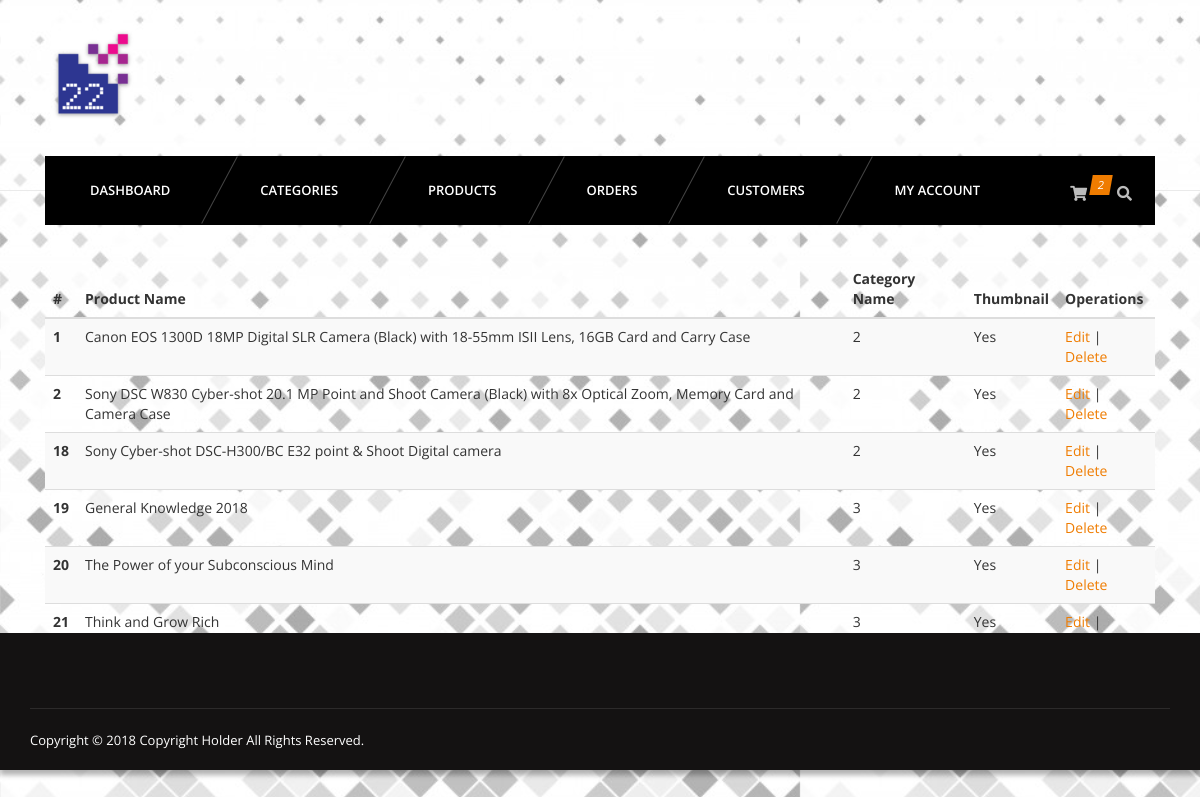
/admin/products.php (signed in), run on an earlier commit of the app's database.
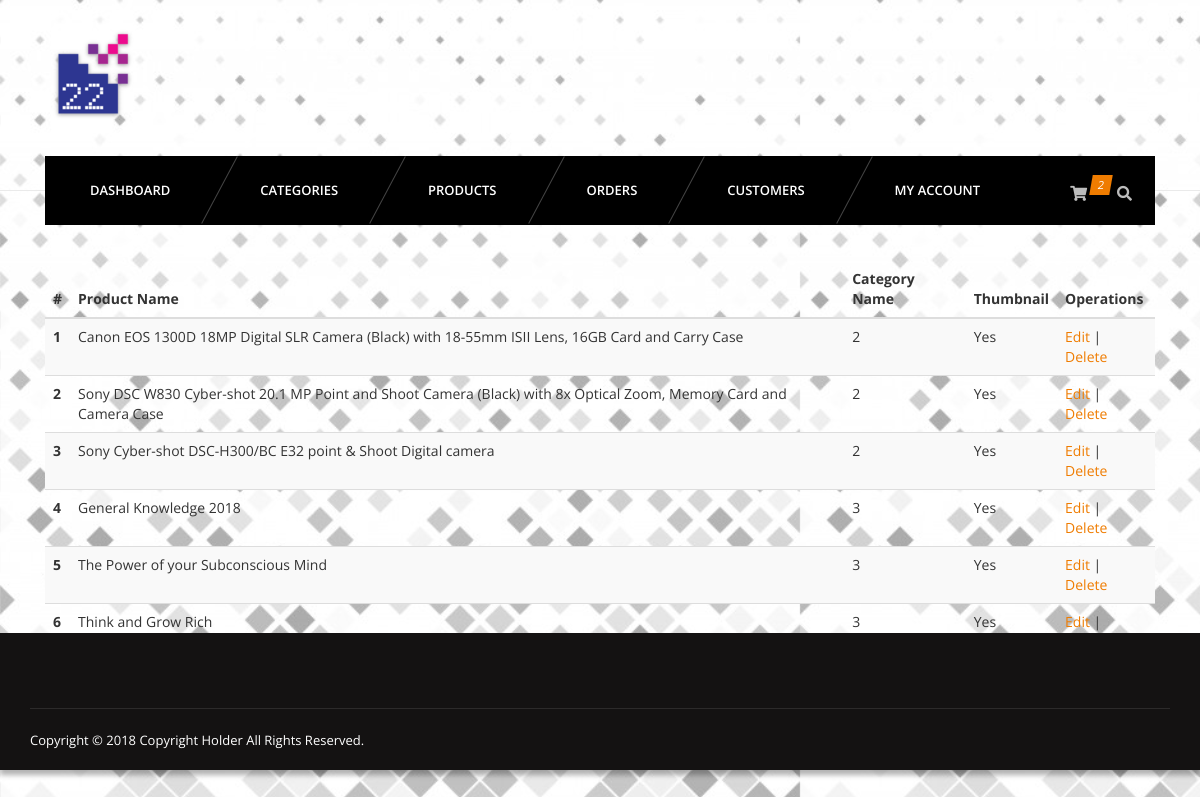
And on a later commit of the database.
### tables this page shows
CREATE TABLE IF NOT EXISTS `products` (
  `id` INT(11) NOT NULL AUTO_INCREMENT,
  `name` VARCHAR(255) NOT NULL,
  `catid` INT(11) NOT NULL,
  `price` VARCHAR(255) NOT NULL,
  `thumb` VARCHAR(255) NOT NULL,
  `description` VARCHAR(255) NOT NULL,
  PRIMARY KEY (`id`),
  INDEX `fk_catid_category_id_idx` (`catid` ASC),
  CONSTRAINT `fk_products_catid_category_id`
    FOREIGN KEY (`catid`)
    REFERENCES `category` (`id`));

### admin/products.php (the view, shortened to what this page needs)
<?php
require_once '../config/connect.php';
?>
<?php include 'inc/header.php'; ?>
<?php include 'inc/nav.php'; ?>
<section id="content">
    <div class="content-blog">
        <div class="container">
            <table class="table table-striped">
                <thead>
                    <tr>
                        <th>#</th>
                        <th>Product Name</th>
                        <th>Category Name</th>
                        <th>Thumbnail</th>
                        <th>Operations</th>
                    </tr>
                </thead>
                <tbody>
                    <?php
                    $sql = "SELECT * FROM products";
                    $res = mysqli_query($connection, $sql);
                    while ($r = mysqli_fetch_assoc($res)) {
                        ?>
                        <tr>
                            <th scope="row"><?php echo $r['id']; ?></th>
                            <td><?php echo $r['name']; ?></td>
                            <td><?php echo $r['catid']; ?></td>
                            <td><?php if ($r['thumb']) {
                                echo "Yes";
                            } else {
                                echo "No";
                            } ?></td>
                            <td><a href="editproduct.php?id=<?php echo $r['id']; ?>">Edit</a> | <a href="delproduct.php?id=<?php echo $r['id']; ?>">Delete</a></td>
                        </tr>
                        <?php
                    } ?>
                </tbody>
            </table>
        </div>
    </div>
</section>
<?php include 'inc/footer.php'; ?>

### admin/inc/header.php (shortened to what this page needs)
<!DOCTYPE html>
	<html>
<head>
    <link rel="stylesheet" href="../css/bootstrap.css">
    <link rel="stylesheet" href="../font-awesome/css/font-awesome.min.css">
    <link rel="stylesheet" href="../js/isotope/isotope.css">
    <link rel="stylesheet" href="../js/flexslider/flexslider.css">
    <link rel="stylesheet" href="../js/owl-carousel/owl.carousel.css">
    <link rel="stylesheet" href="../js/owl-carousel/owl.theme.css">
    <link rel="stylesheet" href="../js/owl-carousel/owl.transitions.css">
    <link rel="stylesheet" href="../js/superfish/css/megafish.css" media="screen">
    <link rel="stylesheet" href="../js/superfish/css/superfish.css" media="screen">
    <link rel="stylesheet" href="../js/pikaday/pikaday.css">
    <link rel="stylesheet" href="../css/settings-panel.css">
    <link rel="stylesheet" href="../css/style.css">
    <link rel="stylesheet" href="../css/light.css">
    <link rel="stylesheet" href="../css/responsive.css">
</head>
    <body class="multi-page">
        <div id="wrapper" class="wrapper">
            <header id="header2">
                <div class="container">
                    <div class="row">
                        <div class="col-md-3 col-xs-5 logo">
                            <a href="http://localhost/ecomphp/admin"><img src="<?php echo getenv('STORE_URL'); ?>/assets/images/logo.png" class="img-responsive" alt=""/></a>
                        </div>
                        <div class="col-md-9 col-xs-7">
                        </div>
                    </div>

### admin/inc/nav.php (shortened to what this page needs)
        <div class="menu-wrap">
            <ul class="sf-menu">
                <li>
                    <a href="index.php">Dashboard</a>
                </li>
                <li>
                    <a href="#">Categories</a>
                </li>
                <li>
                    <a href="#">Products</a>
                </li>
                <li>
                    <a href="#">Orders</a>
                </li>
                <li>
                    <a href="#">Customers</a>
                </li>
                <li>
                    <a href="#">My Account</a>
                </li>
            </ul>
            <div class="header-xtra">
                <div class="s-cart">
                    <div class="sc-ico"><i class="fa fa-shopping-cart"></i><em>2</em></div>
                </div>
                <div class="s-search">
                    <div class="ss-ico"><i class="fa fa-search"></i></div>
                </div>
            </div>
        </div>
    </div>
</header>

### admin/inc/footer.php (shortened to what this page needs)
        <footer id="footer2">
            <div class="footer-bottom container">
                <div class="row">
                    <div class="col-md-6">
                        <p>Copyright &copy; 2018 Copyright Holder All Rights Reserved.</p>
                    </div>
                    <div class="col-md-6">
                    </div>
                </div>
            </div>
        </footer>
    </div>
    </body>
</html>

### assets/js/superfish/css/megafish.css (style rules this page uses)
.sf-menu { position: relative; margin: 0; padding: 0; list-style: none; }
.sf-menu > li { float: left; }
.sf-menu > li > a { display: block; position: relative; }
.sf-menu { float: left; margin-bottom: 1em; width: 100%; }
.sf-menu > li > a { border-left: 1px solid #fff; border-top: 1px solid #dFeEFF; border-top: 1px solid rgba(255,255,255,.5); padding: .75em 1em; text-decoration: none; zoom: 1; color: #13a; }
.sf-menu > li { background: #BDD2FF; -webkit-transition: background .2s; transition: background .2s; }

### assets/js/superfish/css/superfish.css (style rules this page uses)
.sf-menu, .sf-menu * { margin: 0; padding: 0; list-style: none; }
.sf-menu li { position: relative; }
.sf-menu > li { float: left; }
.sf-menu a { display: block; position: relative; }
.sf-menu { float: left; margin-bottom: 1em; }
.sf-menu a { border-left: 1px solid #fff; border-top: 1px solid #dFeEFF; border-top: 1px solid rgba(255,255,255,.5); padding: .75em 1em; text-decoration: none; zoom: 1; }
.sf-menu a { color: #13a; }
.sf-menu li { background: #BDD2FF; white-space: nowrap; *white-space: normal; -webkit-transition: background .2s; transition: background .2s; }

### assets/css/light.css (style rules this page uses)
body { background-color:#fff; }
p { color:#5f5f5f; }

What changed in the data, as far as the page shows it:
removed products: id "18", name "Sony Cyber-shot DSC-H300/BC E32 point & Shoot Digital camera", catid "2", shows "Yes"
removed products: id "19", name "General Knowledge 2018", catid "3", shows "Yes"
removed products: id "20", name "The Power of your Subconscious Mind", catid "3", shows "Yes"
removed products: id "21", name "Think and Grow Rich", catid "3", shows "Yes"
added products: id "3", name "Sony Cyber-shot DSC-H300/BC E32 point & Shoot Digital camera", catid "2", shows "Yes"
added products: id "4", name "General Knowledge 2018", catid "3", shows "Yes"
added products: id "5", name "The Power of your Subconscious Mind", catid "3", shows "Yes"
added products: id "6", name "Think and Grow Rich", catid "3", shows "Yes"
